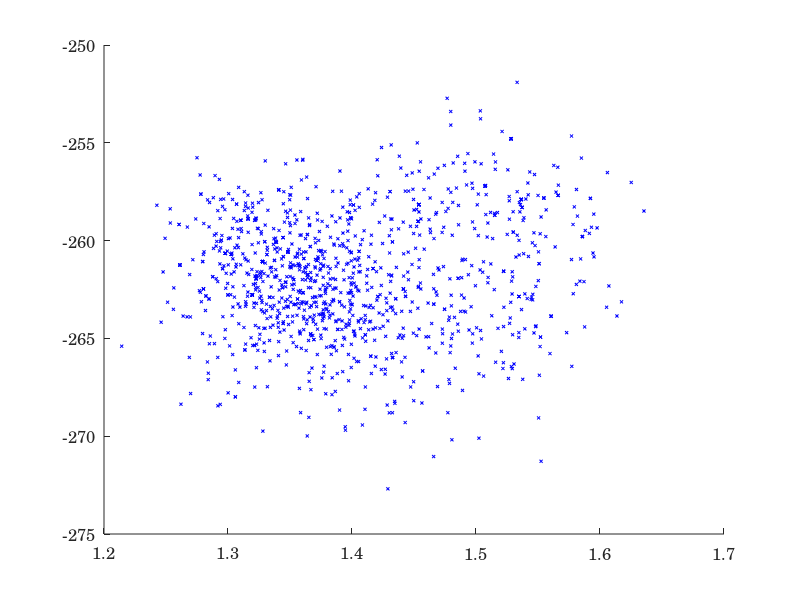

Source code (MATLAB): (Note: this script raises an error after producing the figure.)
%
%  Figure 2: Particles for Parameter sigma and their Likelihood
%
%
%

addpath('./data_sample')

set(0,'defaultAxesFontSize',12);
set(0,'defaultAxesFontName','century');
set(0,'defaultTextFontSize',12);
set(0,'defaultTextFontName','century');


para_names_p = char('sigma','beta','chi','gamma_a', 'gamma_b', ...
                    'omega', 'epsilon', 'kappa', 'pi_star', ...
                    'psi_pi', 'psi_y', 'rho_a', 'rho_b', 'rho_r', ...
                    'sigma_a', 'sigma_b', 'sigma_r', ...
                    'sigma_Y', 'sigma_Pi', 'sigma_R','phi', ...
                    'post', 'lik',...
                    'accept_rate(1)', 'accept_rate(2)','accept_rate(3)',...
                    'accept_rate(4)', 'accept_rate(5)','accept_rate(6)',...
                    'accept_rate(7)', 'accept_rate(8)','accept_rate(9)',...
                    'accept_rate(10)', 'accept_rate(11)','accept_rate(12)'...
                     );
             

load('para_1-1.mat')

x1 = parasim(:,1);  %sigma
x4 = parasim(:,4);  %gamma_a
% x5 = parasim(:,5);  %gamma_b
x6 = parasim(:,6);  %omega
x8 = parasim(:,8);  %kappa
x9 = parasim(:,9);  %pi\star
x10 = parasim(:,10);  %psi_pi
x11 = parasim(:,11);  %psi_y
x12 = parasim(:,12);  %rho_a

lik = parasim(:,23); 
[y, i] = max(parasim(:,23))
y1 = parasim(i,:);

m1 = median(parasim(:,1));
m4 = median(parasim(:,4));
m6 = median(parasim(:,6));
m8 = median(parasim(:,8));
mlik = median(parasim(:,23));



figure('Name','Scatter of Parameters','File','Fig2_scatter');

subplot(1,1,1) 
    
%    scatter(x10,lik0,2,'c','x');
%    scatter(x1,lik,5,'b','o','filled');
    scatter(x1,lik,5,'b','x');
    hold on
%    scatter(x12,lik2,2,'r','+'); 
   scatter(y1(1),y1(23),100,'+','k','LineWidth',2.5)
   scatter(m1,mlik, 100,'o','filled','r')
%    scatter(y2(1),y2(23),50,'o','filled','k')
   hold off
%    title('\sigma vs. likelihood','FontSize',12);
   xlabel('\sigma','FontSize',16);
   ylabel('Log Likelihood','FontSize',14); 
   xlim([1.1 1.7])
      lgnd = legend({ 'Particles', 'Particle with maximum log lik',...
             'Particle for median'},'FontSize',12);
      set(lgnd, 'Box', 'off')
      set(lgnd,'Location','southwest')
      
savefig('output\Fig2_scatter.fig');    
      

   